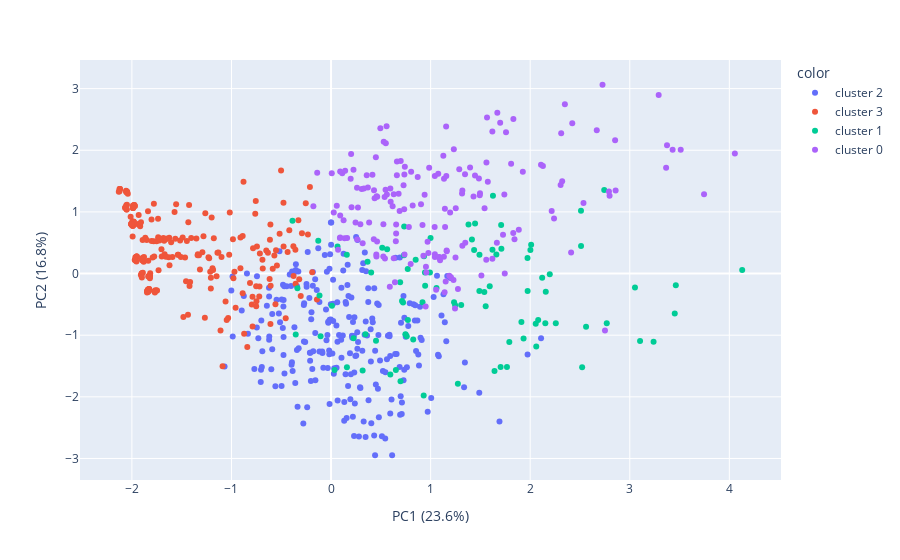

Notebook cell for this chart:
### Code cell
plot_pca(components=components)

### Figure 1 — Plotly figure (JSON) as saved in the notebook; plotly's stock layout.template omitted (floating-point values rounded to 4 significant figures; data arrays with more than 128 entries replaced by an {"elided": "..."} marker saying what was removed)
{"data": [{"hovertemplate": "color=cluster 2<br>PC1 (23.6%)=%{x}<br>PC2 (16.8%)=%{y}<extra></extra>", "legendgroup": "cluster 2", "marker": {"color": "#636efa", "symbol": "circle"}, "mode": "markers", "name": "cluster 2", "orientation": "v", "showlegend": true, "type": "scatter", "x": {"elided": "247 float values"}, "xaxis": "x", "y": {"elided": "247 float values"}, "yaxis": "y"}, {"hovertemplate": "color=cluster 3<br>PC1 (23.6%)=%{x}<br>PC2 (16.8%)=%{y}<extra></extra>", "legendgroup": "cluster 3", "marker": {"color": "#EF553B", "symbol": "circle"}, "mode": "markers", "name": "cluster 3", "orientation": "v", "showlegend": true, "type": "scatter", "x": {"elided": "239 float values"}, "xaxis": "x", "y": {"elided": "239 float values"}, "yaxis": "y"}, {"hovertemplate": "color=cluster 1<br>PC1 (23.6%)=%{x}<br>PC2 (16.8%)=%{y}<extra></extra>", "legendgroup": "cluster 1", "marker": {"color": "#00cc96", "symbol": "circle"}, "mode": "markers", "name": "cluster 1", "orientation": "v", "showlegend": true, "type": "scatter", "x": [0.009006, 1.273, 1.66, 0.7233, 0.7321, 1.974, -0.1161, 3.103, 1.446, 0.7701, -0.3874, 0.6974, 2.561, 2.769, 3.239, 2.002, -0.1283, 2.061, 2.522, 0.514, 0.7126, 2.196, 0.7717, 1.767, 2.257, -0.105, 2.055, 1.703, 1.708, 2.156, 4.129, 1.912, 1.933, -0.3547, 2.08, 1.621, 0.8498, 0.1594, 1.059, 0.3169, 1.236, 0.5954, 0.9449, 0.06518, 1.79, 0.4028, 1.539, 3.052, 1.307, 0.158, 0.4514, 1.415, 0.9933, 1.593, 1.973, 0.3667, 1.437, 2.511, 2.152, 3.462, 0.3451, 1.49, 0.6508, 0.03514, 1.489, 1.711, 2.743, 0.5634, 2.51, 0.2262, 1.553, 0.9994, 0.943, 3.452, 0.9186, 2.009, 0.7603, 1.642, 2.12, 0.694, 1.38, 0.9304, 0.7468, 0.7345, 0.8252, 1.247, 0.9334, -0.3376, 1.626], "xaxis": "x", "y": [-0.5242, -1.788, 0.3097, -0.4713, 0.2962, -0.2812, -0.3546, -1.094, 0.8122, 0.07288, 0.8546, -1.746, -0.8642, -0.8062, -1.105, 0.3821, 0.533, -1.184, -1.521, 0.4172, -0.4447, -0.0117, -0.7535, -1.515, -0.8058, -1.018, -0.8152, -1.518, 0.7878, -0.2941, 0.05719, -0.7843, -1.055, -0.9902, -0.7547, 0.3849, 0.2255, -1.52, -0.2333, -1.572, -0.4654, -1.639, -0.1983, 0.4376, -1.11, 0.01599, -0.301, -0.2278, -0.5085, 0.3048, -1.088, 0.5539, 0.01766, -0.2051, 0.251, 0.1923, 0.3817, 0.4484, -0.8075, -0.1907, -0.9858, 0.3049, -1.565, -1.565, -0.2821, 0.4026, 1.357, 0.394, 1.019, -1.05, -0.5308, 0.5755, 0.01828, -0.6461, -0.4651, 0.4684, -1.019, -1.583, -0.06901, -0.143, 0.7968, -1.978, -0.9837, 0.7652, -1.072, -0.5157, 0.2814, -0.2397, 1.264], "yaxis": "y"}, {"hovertemplate": "color=cluster 0<br>PC1 (23.6%)=%{x}<br>PC2 (16.8%)=%{y}<extra></extra>", "legendgroup": "cluster 0", "marker": {"color": "#ab63fa", "symbol": "circle"}, "mode": "markers", "name": "cluster 0", "orientation": "v", "showlegend": true, "type": "scatter", "x": {"elided": "172 float values"}, "xaxis": "x", "y": {"elided": "172 float values"}, "yaxis": "y"}], "layout": {"autosize": true, "legend": {"title": {"text": "color"}, "tracegroupgap": 0}, "margin": {"t": 60}, "xaxis": {"anchor": "y", "autorange": true, "domain": [0, 1], "range": [-2.496, 4.493], "title": {"text": "PC1 (23.6%)"}, "type": "linear"}, "yaxis": {"anchor": "x", "autorange": true, "domain": [0, 1], "range": [-3.413, 3.528], "title": {"text": "PC2 (16.8%)"}, "type": "linear"}}}
